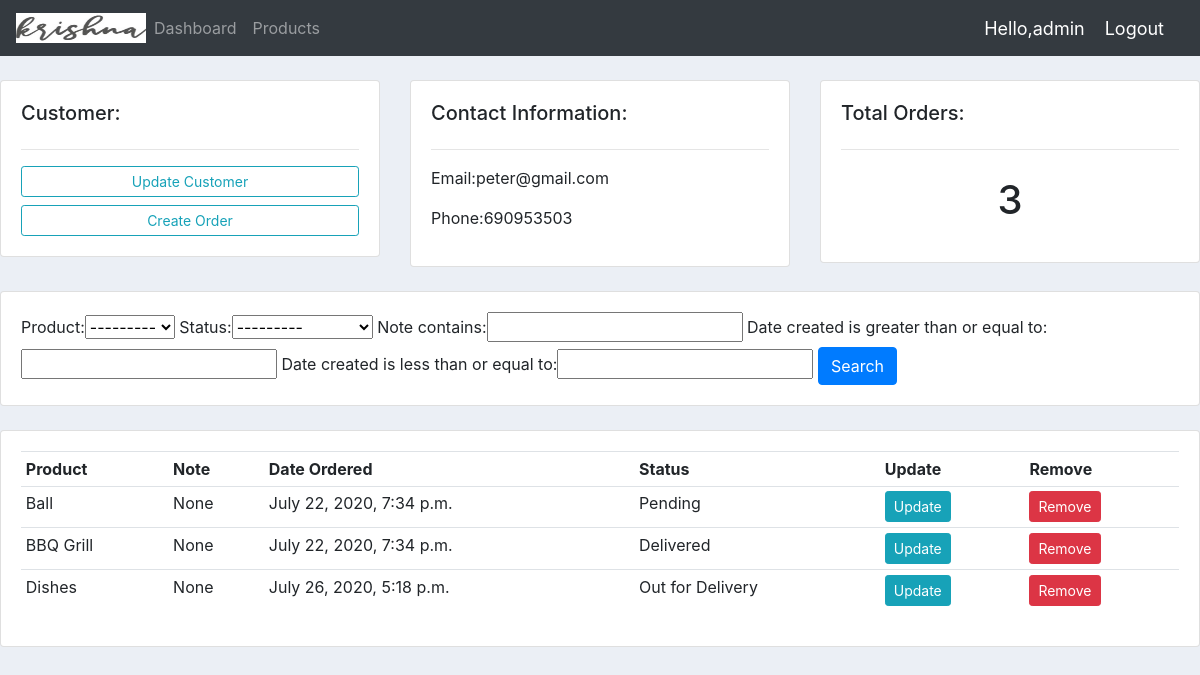
The page /customer/2/ (signed in) on the database its author committed.
### accounts/models.py (models this page shows, shortened)
class Customer(models.Model):
    name = models.CharField(max_length=200, null=True)
    phone = models.CharField(max_length=200, null=True)
    email = models.CharField(max_length=200, null=True)
    date_created = models.DateTimeField(auto_now_add=True, null=True)

class Order(models.Model):
    STATUS = (
        ('Pending', 'Pending'),
        ('Out for Delivery', 'Out for Delivery'),
        ('Delivered', 'Delivered'),
    )
    customer = models.ForeignKey(Customer, null=True, on_delete=models.SET_NULL)
    product = models.ForeignKey(Product, null=True, on_delete=models.SET_NULL)
    date_created = models.DateTimeField(auto_now_add=True, null=True)
    status = models.CharField(max_length=200, null=True, choices=STATUS)
    note = models.CharField(max_length=500,null=True)

class Product(models.Model):
    CATEGORY = (
        ('Indoor', 'Indoor'),
        ('Outdoor', 'Outdoor'),
    )
    name = models.CharField(max_length=200, null=True)
    price = models.FloatField(null=True)
    category = models.CharField(max_length=200, null=True, choices=CATEGORY)
    description = models.CharField(max_length=200, null=True,blank=True)
    date_created = models.DateTimeField(auto_now_add=True, null=True)
    tag = models.ManyToManyField(Tag)
    def __str__(self):
        return self.name

### accounts/views.py (the view)
# urls.py: path('customer/<str:pk_test>/', views.customer, name='customer'),
@login_required(login_url='login')
def customer(request, pk_test):
    customer_profile = Customer.objects.get(id=pk_test)
    orders = customer_profile.order_set.all()
    order_count = orders.count()
    myFilter = OrderFilter(request.GET, queryset=orders)
    orders = myFilter.qs
    context = {
        'customer_profile': customer_profile,
        'orders': orders,
        'order_count': order_count,
        'myFilter': myFilter,
    }
    return render(request, 'accounts/customer.html', context)

### accounts/templates/accounts/customer.html
{% extends 'accounts/base.html' %}
{% block content %}
    <br>
    <div class="row">
        <div class="col-md">
            <div class="card card-body">
                <h5>Customer:</h5>
                <hr>
                <a class="btn btn-outline-info btn-sm btn-block" href="">Update Customer</a>
                <a class="btn btn-outline-info btn-sm btn-block" href="{% url 'create-order' customer_profile.id %}">Create Order</a>
            </div>
        </div>
        <div class="col-md">
            <div class="card card-body">
                <h5>Contact Information:</h5>
                <hr>
                <p>Email:{{ customer_profile.email }}</p>
                <p>Phone:{{ customer_profile.phone }}</p>
            </div>
        </div>
        <div class="col-md">
            <div class="card card-body">
                <h5>Total Orders:</h5>
                <hr>
                <h1 style="text-align: center;padding: 10px">{{ order_count }}</h1>
            </div>
        </div>
    </div>
    <br>
    <div class="row">
        <div class="col">
            <div class="card card-body">
                <form method="get">
                    {{ myFilter.form }}
                    <button class="btn btn-primary" type="submit">Search</button>
                </form>
            </div>
        </div>
    </div>
    <br>
    <div class="row">
        <div class="col-md">
            <div class="card card-body">
                <table class="table table-sm">
                    <tr>
                        <th>Product</th>
                        <th>Note</th>
                        <th>Date Ordered</th>
                        <th>Status</th>
                        <th>Update</th>
                        <th>Remove</th>
                    </tr>
                    {% for order in orders %}
                        <tr>
                            <td>{{ order.product }}</td>
                            <td>{{ order.note }}</td>
                            <td>{{ order.date_created }}</td>
                            <td>{{ order.status }}</td>
                            <td><a class="btn btn-sm btn-info" href="{% url 'update-order' order.id %}">Update</a> </td>
                            <td><a class="btn btn-sm btn-danger" href="{% url 'delete-order' order.id %}">Remove</a></td>
                        </tr>
                    {% endfor %}
                </table>
            </div>
        </div>
    </div>
{% endblock %}

### accounts/templates/accounts/navbar.html (shortened to what this page needs)
{% load static %}
<nav class="navbar navbar-expand-lg navbar-dark bg-dark">
    <img src="{% static 'images/freeLogo.jpeg' %}" height="30" width="130">
    <div class="collapse navbar-collapse" id="navbarNav">
        <ul class="navbar-nav">
            <li class="nav-item">
                <a class="nav-link" href="{% url 'home' %}">Dashboard</a>
            </li>
            <li class="nav-item">
                <a class="nav-link" href="{% url 'products' %}">Products</a>
            </li>
        </ul>
    </div>
    <span class="hello-msg">Hello,{{ request.user }}</span>
    <span><a class="hello-msg" href="{% url 'logout' %}">Logout</a> </span>
</nav>

### accounts/static/accounts/main.css (style rules this page uses)
body { background-color: #ebeff5; }

### accounts/templates/accounts/navbar.html (style rules this page uses)
.hello-msg { font-size:18px ; color: #fff; margin-right: 20px; }

### rows shown on the page
Customer: email "peter@gmail.com", phone "690953503"
Order: product "Ball", note "None", date_created "July 22, 2020, 7:34 p.m.", status "Pending"
Order: product "BBQ Grill", note "None", date_created "July 22, 2020, 7:34 p.m.", status "Delivered"
Order: product "Dishes", note "None", date_created "July 26, 2020, 5:18 p.m.", status "Out for Delivery"

### other values the page prints
{{ request.user }} "admin"
{{ order_count }} "3"
